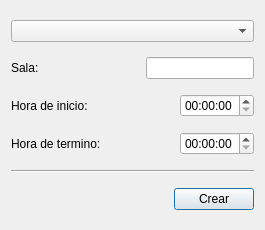
<?xml version="1.0" encoding="UTF-8"?>
<ui version="4.0">
 <class>AddBloq</class>
 <widget class="QDialog" name="AddBloq">
  <property name="geometry">
   <rect>
    <x>0</x>
    <y>0</y>
    <width>265</width>
    <height>230</height>
   </rect>
  </property>
  <property name="windowTitle">
   <string>Bloque</string>
  </property>
  <layout class="QVBoxLayout" name="verticalLayout">
   <item>
    <layout class="QHBoxLayout" name="horizontalLayout_5">
     <item>
      <widget class="QComboBox" name="comboBox"/>
     </item>
    </layout>
   </item>
   <item>
    <layout class="QHBoxLayout" name="horizontalLayout_4">
     <item>
      <widget class="QLabel" name="label_3">
       <property name="text">
        <string>Sala:</string>
       </property>
      </widget>
     </item>
     <item>
      <spacer name="horizontalSpacer_2">
       <property name="orientation">
        <enum>Qt::Horizontal</enum>
       </property>
       <property name="sizeHint" stdset="0">
        <size>
         <width>40</width>
         <height>20</height>
        </size>
       </property>
      </spacer>
     </item>
     <item>
      <widget class="QLineEdit" name="lineEdit"/>
     </item>
    </layout>
   </item>
   <item>
    <layout class="QHBoxLayout" name="horizontalLayout">
     <item>
      <widget class="QLabel" name="label">
       <property name="text">
        <string>Hora de inicio:</string>
       </property>
      </widget>
     </item>
     <item>
      <spacer name="horizontalSpacer_3">
       <property name="orientation">
        <enum>Qt::Horizontal</enum>
       </property>
       <property name="sizeHint" stdset="0">
        <size>
         <width>40</width>
         <height>20</height>
        </size>
       </property>
      </spacer>
     </item>
     <item>
      <widget class="QTimeEdit" name="timeEdit"/>
     </item>
    </layout>
   </item>
   <item>
    <layout class="QHBoxLayout" name="horizontalLayout_2">
     <item>
      <widget class="QLabel" name="label_2">
       <property name="text">
        <string>Hora de termino:</string>
       </property>
      </widget>
     </item>
     <item>
      <spacer name="horizontalSpacer_4">
       <property name="orientation">
        <enum>Qt::Horizontal</enum>
       </property>
       <property name="sizeHint" stdset="0">
        <size>
         <width>40</width>
         <height>20</height>
        </size>
       </property>
      </spacer>
     </item>
     <item>
      <widget class="QTimeEdit" name="timeEdit_2"/>
     </item>
    </layout>
   </item>
   <item>
    <widget class="Line" name="line">
     <property name="orientation">
      <enum>Qt::Horizontal</enum>
     </property>
    </widget>
   </item>
   <item>
    <layout class="QHBoxLayout" name="horizontalLayout_3">
     <item>
      <spacer name="horizontalSpacer">
       <property name="orientation">
        <enum>Qt::Horizontal</enum>
       </property>
       <property name="sizeHint" stdset="0">
        <size>
         <width>40</width>
         <height>20</height>
        </size>
       </property>
      </spacer>
     </item>
     <item>
      <widget class="QPushButton" name="pushButton">
       <property name="text">
        <string>Crear</string>
       </property>
      </widget>
     </item>
    </layout>
   </item>
  </layout>
 </widget>
 <resources/>
 <connections/>
</ui>
